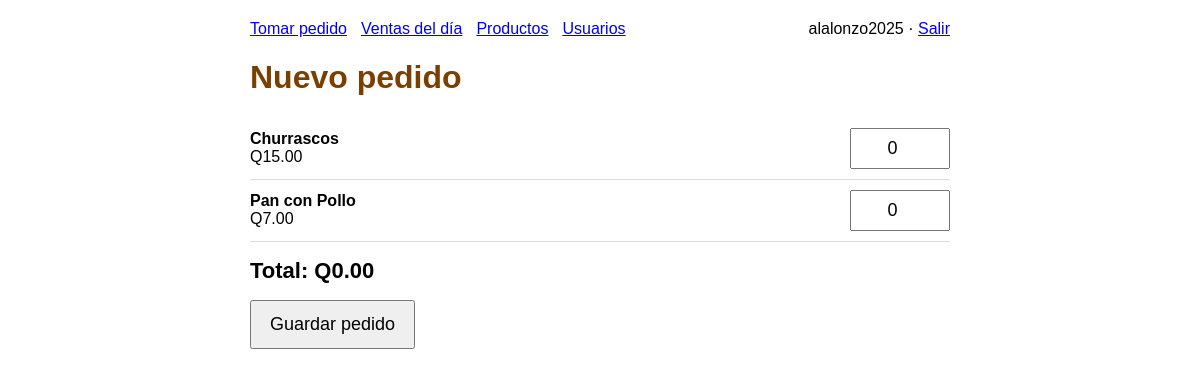
/pedido/nuevo (signed in), run on the app's committed database.
### app.py (models this page shows)
class Usuario(db.Model):
    id = db.Column(db.Integer, primary_key=True)
    usuario = db.Column(db.String(50), unique=True, nullable=False)
    clave_hash = db.Column(db.String(255), nullable=False)
    rol = db.Column(db.String(20), nullable=False, default="empleado")  # admin o empleado
    activo = db.Column(db.Boolean, default=True)

class Producto(db.Model):
    id = db.Column(db.Integer, primary_key=True)
    nombre = db.Column(db.String(100), nullable=False)
    precio = db.Column(db.Float, nullable=False)
    activo = db.Column(db.Boolean, default=True)

### app.py (the view)
@app.route("/pedido/nuevo")
@login_requerido
def nuevo_pedido():
    activos = Producto.query.filter_by(activo=True).order_by(Producto.nombre).all()
    return render_template("nuevo_pedido.html", productos=activos)

### app.py (called while the page is built)
def usuario_actual():
    uid = session.get("usuario_id")
    if uid is None:
        return None
    u = db.session.get(Usuario, uid)
    if u is None or not u.activo:
        session.clear()
        return None
    return u

def login_requerido(f):
    @wraps(f)
    def envoltura(*args, **kwargs):
        if usuario_actual() is None:
            return redirect(url_for("login"))
        return f(*args, **kwargs)
    return envoltura

@app.before_request
def verificar_configuracion():
    if request.endpoint in (None, "static", "configurar"):
        return
    if Usuario.query.first() is None:
        return redirect(url_for("configurar"))

### templates/nuevo_pedido.html (shortened to what this page needs)
<!DOCTYPE html>
<html lang="es">
<head>
</head>
<body>
  {% include "menu.html" %}
  <h1>Nuevo pedido</h1>
  <form action="{{ url_for('guardar_pedido') }}" method="post">
    {% for p in productos %}
      <div class="linea">
        <div>
          <strong>{{ p.nombre }}</strong><br>
          Q{{ '%.2f'|format(p.precio) }}
        </div>
        <input type="number" name="cantidad_{{ p.id }}" value="0" min="0" step="1"
               inputmode="numeric" data-precio="{{ p.precio }}" class="cant">
      </div>
    {% else %}
      <p>No hay productos activos. El administrador debe agregarlos en la pantalla de Productos.</p>
    {% endfor %}
    <div class="total">Total: Q<span id="total">0.00</span></div>
    <button type="submit">Guardar pedido</button>
  </form>
</body>
</html>

### templates/menu.html
<nav style="margin-bottom: 16px; display: flex; gap: 14px; flex-wrap: wrap; align-items: center;">
  <a href="{{ url_for('nuevo_pedido') }}">Tomar pedido</a>
  {% if session.get('rol') == 'admin' %}
    <a href="{{ url_for('ventas_hoy') }}">Ventas del día</a>
    <a href="{{ url_for('productos') }}">Productos</a>
    <a href="{{ url_for('usuarios') }}">Usuarios</a>
  {% endif %}
  <span style="margin-left: auto;">
    {{ session.get('usuario') }} · <a href="{{ url_for('logout') }}">Salir</a>
  </span>
</nav>

### templates/nuevo_pedido.html (style rules this page uses)
body { font-family: Arial, sans-serif; max-width: 700px; margin: 20px auto; padding: 0 12px; }
h1 { color: #7b3f00; }
.linea { display: flex; justify-content: space-between; align-items: center; padding: 10px 0; border-bottom: 1px solid #ddd; gap: 8px; }
.linea input { width: 80px; padding: 8px; font-size: 18px; text-align: center; }
.total { font-size: 22px; font-weight: bold; margin: 16px 0; }
button { padding: 12px 18px; font-size: 18px; cursor: pointer; }

### data on the page
Usuario: get "alalonzo2025"
Producto: nombre "Churrascos", precio "15.00"
Producto: nombre "Pan con Pollo", precio "7.00"
